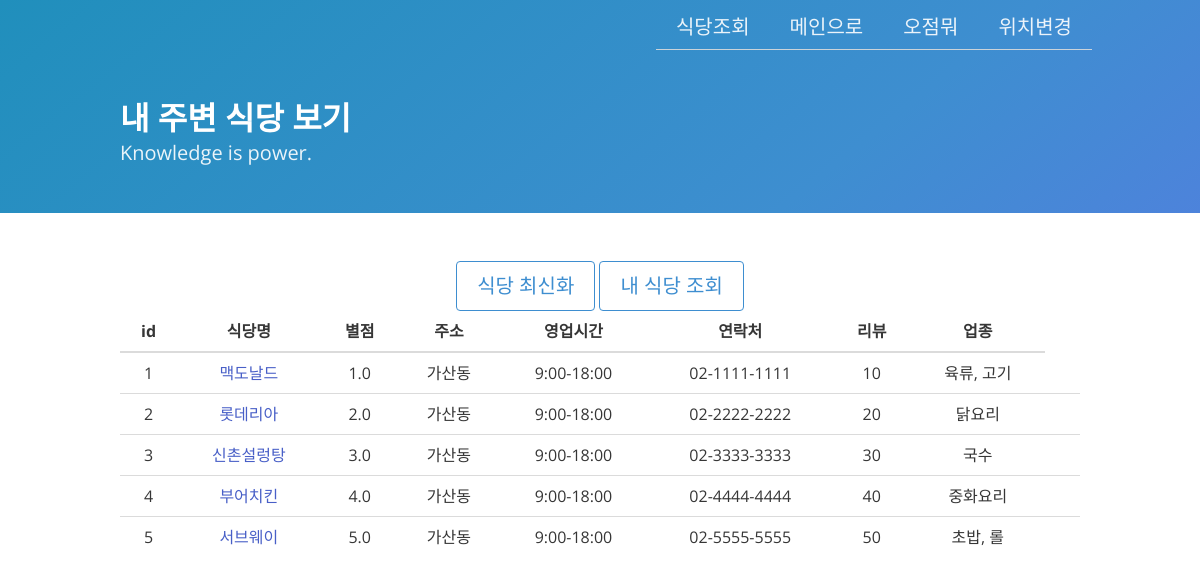
Page /meal/search_all/ on the committed database.
### meal/models.py (models this page shows)
class Restaurant(models.Model) :
    rest_num = models.IntegerField(primary_key=True) #카카오에서 제공하는 id가 있다.
    rest_name = models.CharField(max_length=500)
    rest_star = models.FloatField()
    rest_address = models.CharField(max_length=500)
    rest_time = models.CharField(max_length=100)
    rest_tele = models.CharField(max_length=100)
    rest_review = models.IntegerField()
    rest_kind_num = models.ForeignKey(Rest_kind, on_delete=models.CASCADE) #kind_num으로 먹었던거 안먹는 로직 구현
    rest_detail_link = models.CharField(max_length=500) #상세보기 링크

class Rest_kind(models.Model):
    res_kind_num = models.IntegerField(primary_key = True)
    res_kind_name = models.CharField(max_length=200)

### meal/views.py (the view)
# urls.py: path('meal/search_all/', views.search_all, name = 'search_all'),
def search_all(request):
    restaurant_all = Restaurant.objects.all()
    rest_kind_all = Rest_kind.objects.all()
    return render(request, 'meal/search_all.html', {'rest_kind_all' : rest_kind_all,'restaurant_all' : restaurant_all})

### meal/templates/meal/search_all.html (shortened to what this page needs)
<!DOCTYPE html>
<html>
<head>
    <link rel="stylesheet" href="https://maxcdn.bootstrapcdn.com/font-awesome/4.7.0/css/font-awesome.min.css">
    <link rel="stylesheet" href="https://unpkg.com/bulma@0.8.2/css/bulma.min.css" />
</head>
<body>
    <section class="hero is-info is-default is-bold">
        <nav class="navbar">
            <div class="container">
                <div id="navbarMenu" class="navbar-menu">
                    <div class="navbar-end">
                        <div class="tabs is-right">
                            <ul>
                                <li><a  class="subtitle is size-1 is-active">식당조회</a></li>
                                <li><a  class="subtitle is size-1" href="/meal/">메인으로</a></li>
                                <li><a  class="subtitle is size-1" href="/meal/random_lunch/">오점뭐</a></li>
                                <li><a  class="subtitle is size-1" href="/meal/mylocation/">위치변경</a></li>
                            </ul>
                        </div>
                    </div>
                </div>
            </div>
        </nav>
        <div class="hero-body">
            <div class="container">
                <h1 class="title is-size6">
                내 주변 식당 보기
                </h1>
                <h2 class="subtitle is-size4">
                    Knowledge is power.
                </h2>
            </div>
        </div>
    </section>
    <selection class = "hero">
        <div class="hero-body">
            <div class="container has-text-centered">
                <a class="button is-info is-medium is-outlined">
                    식당 최신화
                </a>
                <a class="button is-info is-medium is-outlined">
                    내 식당 조회
                </a><br>
                <table class="table is-fullwidth">
                    <thead>
                        <tr>
                            <th>id</th><th>식당명</th><th>별점</th><th>주소</th><th>영업시간</th>
                            <th>연락처</th><th>리뷰</th><th>업종</th>
                        </tr>
                    </thead>
                    <tbody>
                        {% if restaurant_all %}
                            {% for r in restaurant_all %}
                            <tr>
                                <td>{{r.rest_num}}</td>
                                <td><a href="{{r.rest_detail_link}}">{{r.rest_name}}</a></td>
                                <td>{{r.rest_star}}</td>
                                <td>{{r.rest_address}}</td>
                                <td>{{r.rest_time}}</td>
                                <td>{{r.rest_tele}}</td>
                                <td>{{r.rest_review}}</td>
                                <td>{{r.rest_kind_num.res_kind_name}}</td>
                                <td></td>
                            </tr>
                            {% endfor %}
                        {% else %}
                            <tr> 자료가 없음 </tr>
                        {% endif %}
                    </tbody>
            </div>
        </div>
</body>
</html>

### meal/templates/meal/search_all.html (style rules this page uses)
html, body { font-family: 'Open Sans'; }

### rows in the picture
Restaurant: rest_num "1", rest_name "맥도날드", rest_star "1.0", rest_address "가산동", rest_time "9:00-18:00", rest_tele "02-1111-1111", rest_review "10", rest_kind_num.res_kind_name "육류, 고기"
Restaurant: rest_num "2", rest_name "롯데리아", rest_star "2.0", rest_address "가산동", rest_time "9:00-18:00", rest_tele "02-2222-2222", rest_review "20", rest_kind_num.res_kind_name "닭요리"
Restaurant: rest_num "3", rest_name "신촌설렁탕", rest_star "3.0", rest_address "가산동", rest_time "9:00-18:00", rest_tele "02-3333-3333", rest_review "30", rest_kind_num.res_kind_name "국수"
Restaurant: rest_num "4", rest_name "부어치킨", rest_star "4.0", rest_address "가산동", rest_time "9:00-18:00", rest_tele "02-4444-4444", rest_review "40", rest_kind_num.res_kind_name "중화요리"
Restaurant: rest_num "5", rest_name "서브웨이", rest_star "5.0", rest_address "가산동", rest_time "9:00-18:00", rest_tele "02-5555-5555", rest_review "50", rest_kind_num.res_kind_name "초밥, 롤"
